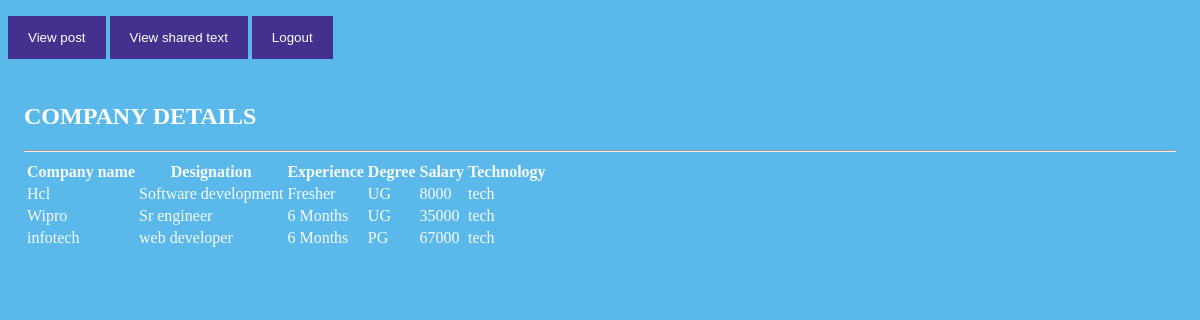
The app's page /vcomp.php with its own data.
### tables this page shows
CREATE TABLE IF NOT EXISTS `request` (
  `id` int(10) NOT NULL AUTO_INCREMENT,
  `cmpname` varchar(10) NOT NULL,
  `designation` varchar(30) NOT NULL,
  `experience` varchar(30) NOT NULL,
  `degree` varchar(30) NOT NULL,
  `salary` varchar(30) NOT NULL,
  `type` varchar(30) NOT NULL,
  `technology` varchar(100) NOT NULL,
  PRIMARY KEY (`id`)
);

### vcomp.php (the view, shortened to what this page needs)
<html>
<head>
  <link rel="stylesheet" href="honey.css">
</head>
<body style="background-image:url('images/bla.jpg');background-repeat: no-repeat;background-size:  cover;">
<a href="reject.php"><button onclick="document.getElementById('id03').style.display='block'" style="width:auto;">View post</button></a>
<a href="delete.php"><button onclick="document.getElementById('id03').style.display='block'" style="width:auto;">View shared text</button></a>
<a href="index.php"><button onclick="document.getElementById('id03').style.display='block'" style="width:auto;">Logout</button></a>
<div class="main">
<div class="container">
<h2 style="color:white">COMPANY DETAILS</h2>
<hr>
<table class="table">
<tr>
<th>Company name</th>
<th>Designation</th>
<th>Experience</th>
<th>Degree</th>
<th>Salary</th>
<th>Technology</th>
</tr>
<?php
$select=mysql_query("select * from request");
while($row=mysql_fetch_array($select))
{
	$cmpname=$row['cmpname'];
	$designation=$row['designation'];
	$experience=$row['experience'];
	$degree=$row['degree'];
	$salary=$row['salary'];
	$technology=$row['technology'];
	echo '<tr> <td>'.$cmpname.'</td>';
	echo '<td>'.$designation.'</td>';
	echo '<td>'.$experience.'</td>';
	echo '<td>'.$degree.'</td>';
		echo '<td>'.$salary.'</td>';
			echo '<td>'.$technology.'</td></tr>';
}
?>
</table>
</div>
</div>
</body>
</html>

### honey.css (style rules this page uses)
body { background:#5AB9EA; color: #F7F9FB; }
div { color:#44318D; }
body { width=auto; height=200px; // background-image:url("E:\project 6th\honeycomb\images.jpeg"); // background-color:#cccccc; }
button { background-color: #44318D; color: white; padding: 14px 20px; margin: 8px 0; border: none; cursor: pointer; width: 100%; }
.container { padding: 16px; }

### records on screen
request: cmpname "Hcl", designation "Software development", experience "Fresher", degree "UG", salary "8000", technology "tech"
request: cmpname "Wipro", designation "Sr engineer", experience "6 Months", degree "UG", salary "35000", technology "tech"
request: cmpname "infotech", designation "web developer", experience "6 Months", degree "PG", salary "67000", technology "tech"
